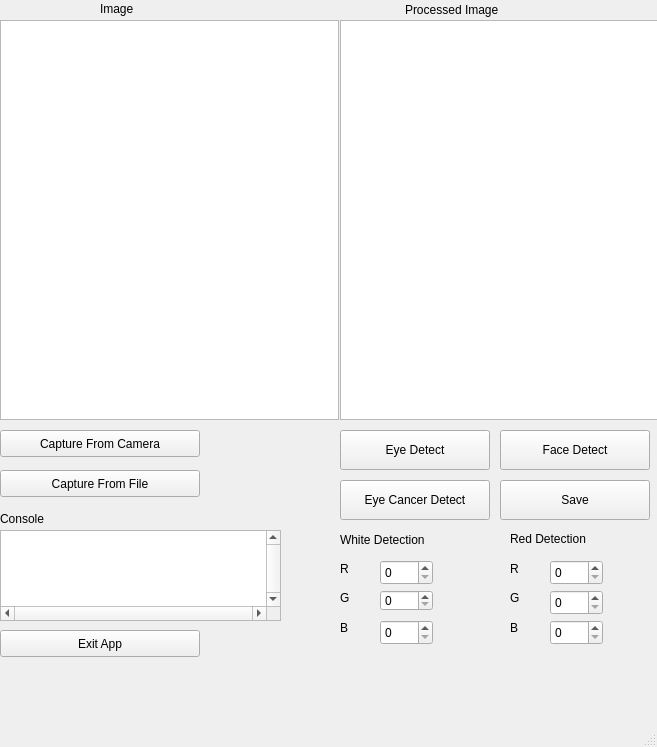
<?xml version="1.0" encoding="UTF-8"?>
<ui version="4.0">
 <class>EyeSpecialistWindow</class>
 <widget class="QMainWindow" name="EyeSpecialistWindow">
  <property name="geometry">
   <rect>
    <x>0</x>
    <y>0</y>
    <width>657</width>
    <height>747</height>
   </rect>
  </property>
  <property name="windowTitle">
   <string>MainWindow</string>
  </property>
  <widget class="QWidget" name="centralwidget">
   <widget class="QPushButton" name="EyeDetectButton">
    <property name="geometry">
     <rect>
      <x>340</x>
      <y>430</y>
      <width>150</width>
      <height>40</height>
     </rect>
    </property>
    <property name="maximumSize">
     <size>
      <width>150</width>
      <height>40</height>
     </size>
    </property>
    <property name="text">
     <string>Eye Detect</string>
    </property>
   </widget>
   <widget class="QPushButton" name="EyeCancerDetectButton">
    <property name="geometry">
     <rect>
      <x>340</x>
      <y>480</y>
      <width>150</width>
      <height>40</height>
     </rect>
    </property>
    <property name="maximumSize">
     <size>
      <width>150</width>
      <height>40</height>
     </size>
    </property>
    <property name="text">
     <string>Eye Cancer Detect</string>
    </property>
   </widget>
   <widget class="QPushButton" name="FaceDetectButton">
    <property name="geometry">
     <rect>
      <x>500</x>
      <y>430</y>
      <width>150</width>
      <height>40</height>
     </rect>
    </property>
    <property name="maximumSize">
     <size>
      <width>150</width>
      <height>40</height>
     </size>
    </property>
    <property name="text">
     <string>Face Detect</string>
    </property>
   </widget>
   <widget class="QSpinBox" name="WRSpinner">
    <property name="geometry">
     <rect>
      <x>380</x>
      <y>560</y>
      <width>53</width>
      <height>25</height>
     </rect>
    </property>
   </widget>
   <widget class="QSpinBox" name="WGSpinner">
    <property name="geometry">
     <rect>
      <x>380</x>
      <y>590</y>
      <width>53</width>
      <height>21</height>
     </rect>
    </property>
   </widget>
   <widget class="QSpinBox" name="WBSpinner">
    <property name="geometry">
     <rect>
      <x>380</x>
      <y>620</y>
      <width>53</width>
      <height>25</height>
     </rect>
    </property>
   </widget>
   <widget class="QLabel" name="WLabel">
    <property name="geometry">
     <rect>
      <x>340</x>
      <y>530</y>
      <width>111</width>
      <height>20</height>
     </rect>
    </property>
    <property name="text">
     <string>White Detection</string>
    </property>
   </widget>
   <widget class="QLabel" name="label">
    <property name="geometry">
     <rect>
      <x>510</x>
      <y>530</y>
      <width>101</width>
      <height>17</height>
     </rect>
    </property>
    <property name="text">
     <string>Red Detection</string>
    </property>
   </widget>
   <widget class="QLabel" name="label_2">
    <property name="geometry">
     <rect>
      <x>340</x>
      <y>560</y>
      <width>31</width>
      <height>17</height>
     </rect>
    </property>
    <property name="text">
     <string>R</string>
    </property>
   </widget>
   <widget class="QLabel" name="label_3">
    <property name="geometry">
     <rect>
      <x>340</x>
      <y>590</y>
      <width>31</width>
      <height>16</height>
     </rect>
    </property>
    <property name="text">
     <string>G</string>
    </property>
   </widget>
   <widget class="QLabel" name="label_4">
    <property name="geometry">
     <rect>
      <x>340</x>
      <y>620</y>
      <width>31</width>
      <height>16</height>
     </rect>
    </property>
    <property name="text">
     <string>B</string>
    </property>
   </widget>
   <widget class="QSpinBox" name="RRSpinner">
    <property name="geometry">
     <rect>
      <x>550</x>
      <y>560</y>
      <width>53</width>
      <height>25</height>
     </rect>
    </property>
   </widget>
   <widget class="QLabel" name="label_5">
    <property name="geometry">
     <rect>
      <x>510</x>
      <y>560</y>
      <width>31</width>
      <height>17</height>
     </rect>
    </property>
    <property name="text">
     <string>R</string>
    </property>
   </widget>
   <widget class="QLabel" name="label_6">
    <property name="geometry">
     <rect>
      <x>510</x>
      <y>590</y>
      <width>31</width>
      <height>16</height>
     </rect>
    </property>
    <property name="text">
     <string>G</string>
    </property>
   </widget>
   <widget class="QLabel" name="label_7">
    <property name="geometry">
     <rect>
      <x>510</x>
      <y>620</y>
      <width>31</width>
      <height>16</height>
     </rect>
    </property>
    <property name="text">
     <string>B</string>
    </property>
   </widget>
   <widget class="QSpinBox" name="RGSpinner">
    <property name="geometry">
     <rect>
      <x>550</x>
      <y>590</y>
      <width>53</width>
      <height>25</height>
     </rect>
    </property>
   </widget>
   <widget class="QSpinBox" name="RBSpinner">
    <property name="geometry">
     <rect>
      <x>550</x>
      <y>620</y>
      <width>53</width>
      <height>25</height>
     </rect>
    </property>
   </widget>
   <widget class="QGraphicsView" name="ProcessedGraphicsView">
    <property name="geometry">
     <rect>
      <x>340</x>
      <y>20</y>
      <width>339</width>
      <height>400</height>
     </rect>
    </property>
    <property name="maximumSize">
     <size>
      <width>400</width>
      <height>400</height>
     </size>
    </property>
   </widget>
   <widget class="QPushButton" name="SaveButton">
    <property name="geometry">
     <rect>
      <x>500</x>
      <y>480</y>
      <width>150</width>
      <height>40</height>
     </rect>
    </property>
    <property name="maximumSize">
     <size>
      <width>150</width>
      <height>40</height>
     </size>
    </property>
    <property name="text">
     <string>Save</string>
    </property>
   </widget>
   <widget class="QLabel" name="label_9">
    <property name="geometry">
     <rect>
      <x>405</x>
      <y>0</y>
      <width>121</width>
      <height>20</height>
     </rect>
    </property>
    <property name="text">
     <string>Processed Image</string>
    </property>
   </widget>
   <widget class="QPushButton" name="CaptureFileButton">
    <property name="geometry">
     <rect>
      <x>0</x>
      <y>470</y>
      <width>200</width>
      <height>27</height>
     </rect>
    </property>
    <property name="maximumSize">
     <size>
      <width>200</width>
      <height>40</height>
     </size>
    </property>
    <property name="text">
     <string>Capture From File</string>
    </property>
   </widget>
   <widget class="QPushButton" name="CaptureCameraButton">
    <property name="geometry">
     <rect>
      <x>0</x>
      <y>430</y>
      <width>200</width>
      <height>27</height>
     </rect>
    </property>
    <property name="maximumSize">
     <size>
      <width>200</width>
      <height>40</height>
     </size>
    </property>
    <property name="text">
     <string>Capture From Camera</string>
    </property>
   </widget>
   <widget class="QPushButton" name="ExitAppButton">
    <property name="geometry">
     <rect>
      <x>0</x>
      <y>630</y>
      <width>200</width>
      <height>27</height>
     </rect>
    </property>
    <property name="maximumSize">
     <size>
      <width>200</width>
      <height>40</height>
     </size>
    </property>
    <property name="text">
     <string>Exit App</string>
    </property>
   </widget>
   <widget class="QGraphicsView" name="UpGraphicsView">
    <property name="geometry">
     <rect>
      <x>0</x>
      <y>20</y>
      <width>339</width>
      <height>400</height>
     </rect>
    </property>
    <property name="maximumSize">
     <size>
      <width>400</width>
      <height>400</height>
     </size>
    </property>
   </widget>
   <widget class="QLabel" name="label_11">
    <property name="geometry">
     <rect>
      <x>100</x>
      <y>0</y>
      <width>66</width>
      <height>17</height>
     </rect>
    </property>
    <property name="text">
     <string>Image</string>
    </property>
   </widget>
   <widget class="QLabel" name="label_12">
    <property name="geometry">
     <rect>
      <x>0</x>
      <y>510</y>
      <width>66</width>
      <height>17</height>
     </rect>
    </property>
    <property name="text">
     <string>Console</string>
    </property>
   </widget>
   <widget class="QTextBrowser" name="ConsoleTextBrowser">
    <property name="geometry">
     <rect>
      <x>0</x>
      <y>530</y>
      <width>281</width>
      <height>91</height>
     </rect>
    </property>
    <property name="verticalScrollBarPolicy">
     <enum>Qt::ScrollBarAlwaysOn</enum>
    </property>
    <property name="horizontalScrollBarPolicy">
     <enum>Qt::ScrollBarAlwaysOn</enum>
    </property>
   </widget>
  </widget>
  <widget class="QMenuBar" name="menubar">
   <property name="geometry">
    <rect>
     <x>0</x>
     <y>0</y>
     <width>657</width>
     <height>27</height>
    </rect>
   </property>
  </widget>
  <widget class="QStatusBar" name="statusbar"/>
 </widget>
 <resources/>
 <connections/>
</ui>
